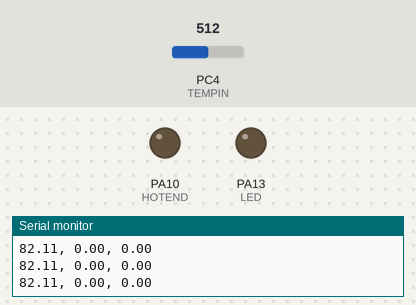
This sketch was run on a simulated STM32 Blue Pill. Parts: output pins drawn as LEDs (lit = HIGH), the last lines printed to the serial monitor. Inputs (shaded band) come from the test bench; at power-on: PC4 (TEMPIN) = 512. At 5.1 s the program stops and its outputs stay as they are.

Above: at 1.2 s.
1.3 s: PC4 (TEMPIN) set to 0
At 1.8 s:
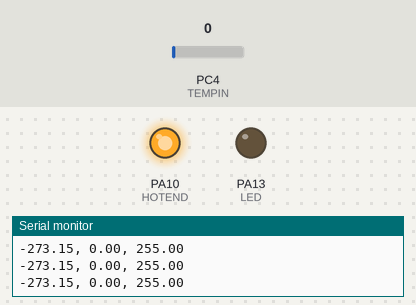
2.9 s: PC4 (TEMPIN) set to 122
At 3.3 s:
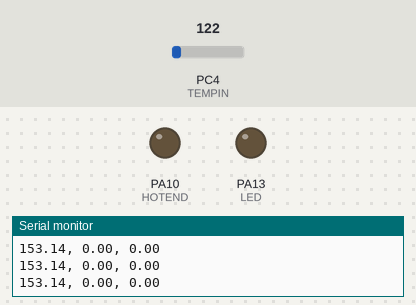
4.4 s: PC4 (TEMPIN) set to 1023
At 5.4 s:
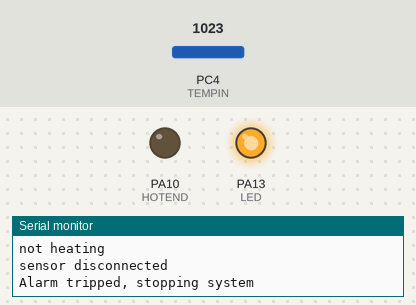
Timing chart, 0 to 6.6 s (numbered marks = the images above; inputs shaded):
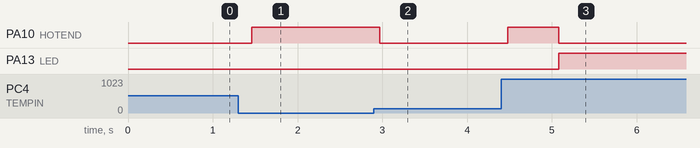

Measured:
- after the input at 1.3 s, PA10 (HOTEND): LOW → HIGH after 0.16 s
- after the input at 2.9 s, PA10 (HOTEND): HIGH → LOW after 0.07 s
- after the input at 4.4 s, PA10 (HOTEND): LOW → HIGH after 0.08 s, → LOW 0.60 s later; PA13 (LED): LOW → HIGH after 0.68 s

The sketch:

hotend_test.ino
```cpp
#include <AutoPID.h>

// define pins and constants
#define LED 13
#define HOTEND PA10
#define TEMPIN PC4
#define TREADCNT 5
#define KP 15
#define KI .3
#define KD 0
#define BETA 4267
#define BTEMP 298.15
#define BRES 100000
#define SRES 10000
#define RUNINT 5000
#define OVERTEMP 280
#define OVERSET 20
#define TEMPRANGE 10
#define TEMPDELTA 2
#define UNDERHEAT 3
#define DISCON 10

// set up PID control
double hotin, hotset, hotout;
uint32_t lastTempTime;
double lastTemp;
int underheatCount;

AutoPID hotpid(&hotin, &hotset, &hotout, 0, 255, KP, KI, KD);

double readTemp() {
  double counts = 0;
  for(int i = 0; i < TREADCNT; i++) {
    counts += analogRead(TEMPIN);
    delay(10);
  }
  counts /= TREADCNT;
  double res = SRES / (1023/counts - 1);
  double T = 1/(1/BTEMP + log(res/BRES)/BETA);
  return T - 273.15;
}

bool runawayCheck() {
  uint32_t currentTime = millis();
  bool alarm = false;
  if (currentTime - lastTempTime > RUNINT) {
    double tdiff = hotin-hotset;
    if (hotin >= OVERTEMP) {
      Serial.println("overtemp");
      alarm = true;
    }
    if (hotin - hotset > OVERSET and hotout > 0) {
      Serial.println("overset");
      alarm = true;
    }
    if (hotset-hotin > TEMPRANGE and hotin - lastTemp < TEMPDELTA) {
      Serial.println("not heating");
      underheatCount++;
      if (underheatCount >= UNDERHEAT) alarm = true;
    }
    else {
      underheatCount = 0;
    }
    if (hotin < DISCON) {
      Serial.println("sensor disconnected");
      alarm = true;
    }
    lastTempTime = currentTime;
    lastTemp = hotin;
  }
  if (alarm) {
    return true;
  }
  return false;
}

void setup() {
  Serial.begin(9600);

  // set pinmodes
  pinMode(TEMPIN, INPUT);
  pinMode(HOTEND, OUTPUT);
  pinMode(LED, OUTPUT);

  digitalWrite(LED, LOW);

  // bang-bang mode when more than 4 degrees off target
  hotpid.setBangBang(4);
  // 4 second interval
  hotpid.setTimeStep(1000);
  hotset = 0;
  lastTempTime = micros();
  hotin = readTemp();
  lastTemp = hotin;
  underheatCount = 0;
}

void loop() {
  if (Serial.available() > 0) {
    hotset = Serial.parseFloat();
  }
  hotin = readTemp();

  hotpid.run();
  analogWrite(HOTEND, hotout);
  Serial.print(hotin);
  Serial.print(", ");
  Serial.print(hotset);
  Serial.print(", ");
  Serial.println(hotout);

  if(runawayCheck()) {
    Serial.println("Alarm tripped, stopping system");
    analogWrite(HOTEND, 0);
    digitalWrite(LED, HIGH);
    while(1);
  }
  delay(100);
}
```
